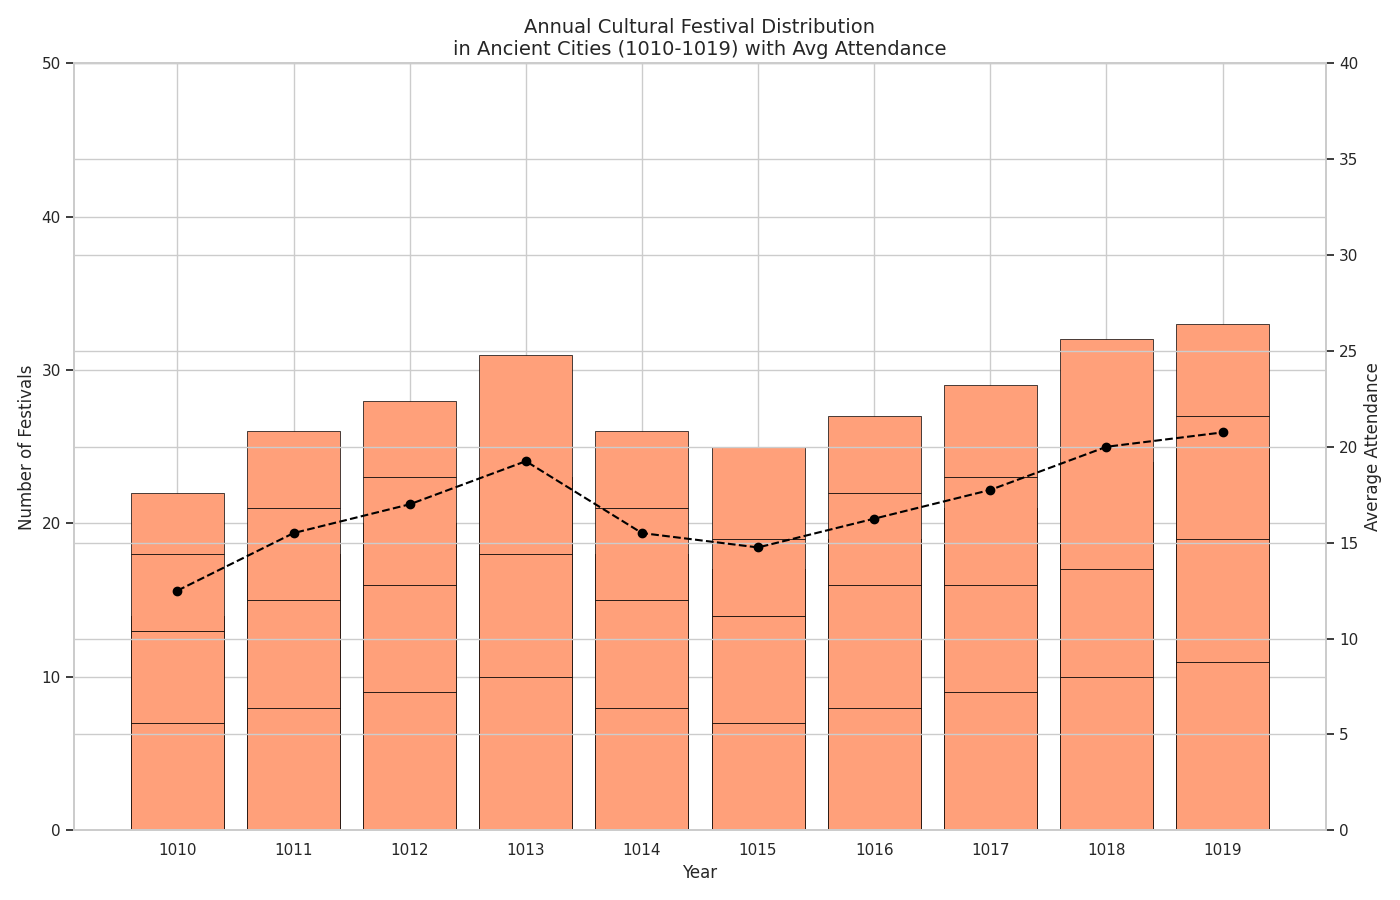

The Python source for this figure:
import matplotlib.pyplot as plt
import numpy as np

years = np.arange(1010, 1020)
atlantis_festivals = np.array([[5, 4, 3, 2], [6, 5, 4, 3], [7, 5, 5, 3], [8, 6, 5, 4], [6, 5, 4, 3], 
                               [5, 5, 3, 4], [6, 6, 4, 3], [7, 5, 5, 4], [8, 5, 6, 5], [9, 6, 6, 4]])
el_dorado_festivals = np.array([[6, 3, 4, 1], [7, 4, 5, 2], [8, 4, 6, 2], [9, 5, 6, 3], [7, 4, 5, 2],
                                [6, 4, 4, 3], [7, 5, 5, 2], [8, 4, 6, 3], [9, 4, 7, 4], [10, 5, 7, 3]])
avalon_festivals = np.array([[7, 6, 5, 4], [8, 7, 6, 5], [9, 7, 7, 5], [10, 8, 7, 6], [8, 7, 6, 5],
                             [7, 7, 5, 6], [8, 8, 6, 5], [9, 7, 7, 6], [10, 7, 8, 7], [11, 8, 8, 6]])

average_attendance = np.mean(atlantis_festivals + el_dorado_festivals + avalon_festivals, axis=1)

# Apply a single color for all festival groups
single_color = '#FFA07A'  # A uniform color applied across all bars

fig, ax1 = plt.subplots(figsize=(14, 9))

for city_festivals in [atlantis_festivals, el_dorado_festivals, avalon_festivals]:
    base = np.zeros(len(years))
    for j in range(city_festivals.shape[1]):
        ax1.bar(years, city_festivals[:, j], bottom=base, 
                color=single_color, edgecolor='black', linewidth=0.5)
        base += city_festivals[:, j]

ax2 = ax1.twinx()
ax2.plot(years, average_attendance, label='Avg Attendance', color='black', linestyle='--', marker='o')
ax2.set_ylabel('Average Attendance')
ax2.set_ylim(0, 40)

ax1.set_title('Annual Cultural Festival Distribution\nin Ancient Cities (1010-1019) with Avg Attendance', fontsize=14)
ax1.set_ylabel('Number of Festivals')
ax1.set_xlabel('Year')
ax1.set_xticks(years)
ax1.set_ylim(0, 50)

plt.tight_layout()
plt.show()
